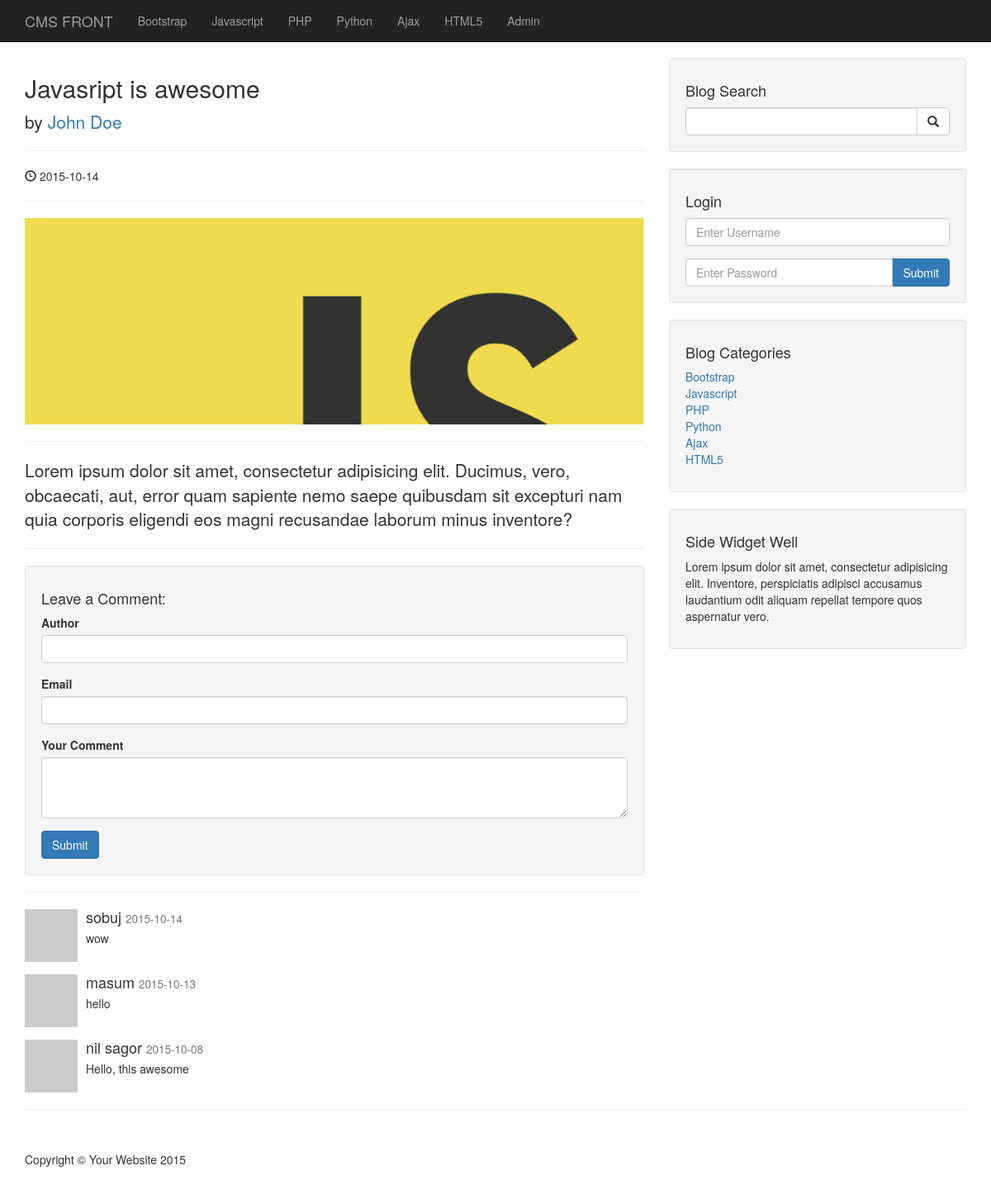
The app's page /post.php?p_id=1 with its own data.
### tables this page shows
CREATE TABLE IF NOT EXISTS `categories` (
  `cat_id` int(11) NOT NULL,
  `cat_title` varchar(255) DEFAULT NULL
);

CREATE TABLE IF NOT EXISTS `posts` (
  `post_id` int(11) NOT NULL,
  `post_category_id` int(3) DEFAULT NULL,
  `post_title` varchar(255) DEFAULT NULL,
  `post_author` varchar(255) DEFAULT NULL,
  `post_date` date DEFAULT NULL,
  `post_image` text,
  `post_content` text,
  `post_tags` varchar(255) DEFAULT NULL,
  `post_comment_count` int(11) DEFAULT NULL,
  `post_status` varchar(255) NOT NULL DEFAULT 'draft'
);

CREATE TABLE IF NOT EXISTS `comments` (
  `comment_id` int(3) NOT NULL,
  `comment_post_id` int(3) DEFAULT NULL,
  `comment_author` varchar(255) DEFAULT NULL,
  `comment_email` varchar(255) DEFAULT NULL,
  `comment_content` text,
  `comment_status` varchar(255) DEFAULT NULL,
  `comment_date` date DEFAULT NULL
);

### post.php (the view, shortened to what this page needs)
<?php include ('includes/db.php'); ?>
<?php include ('includes/header.php'); ?>
            <?php include ('includes/navigation.php'); ?>
    <div class="container">
        <div class="row">
            <div class="col-lg-8">
            <?php
            if(isset($_GET['p_id']))
            {
                $the_post_id=$_GET['p_id'];
            }
                $query="SELECT*FROM posts WHERE post_id=$the_post_id";
                $select_all_posts_query= mysqli_query($connection,$query);
                while($row=mysqli_fetch_assoc($select_all_posts_query)){
                $post_title=$row['post_title'];
                $post_author=$row['post_author'];
                $post_date=$row['post_date'];
                $post_image=$row['post_image'];
                $post_content=$row['post_content'];
                ?>
                <h2>
                <?php echo $post_title; ?>
                </h2>
                <p class="lead">
                    by <a href="#"><?php echo $post_author; ?></a>
                </p>
                <hr>
                <p><span class="glyphicon glyphicon-time"></span> <?php echo $post_date; ?></p>
                <hr>
                <img class="img-responsive" src="images/<?php echo $post_image; ?>" alt="">
                <hr>
                <p class="lead"><?php echo $post_content; ?></p>
                <hr>
            <?php } ?>
                <div class="well">
                    <h4>Leave a Comment:</h4>
                    <form action="" method="post" role="form">
                        <div class="form-group">
                            <label for="author">Author</label>
                            <input type="text" name="comment_author" class="form-control" name="comment_author">
                        </div>
                        <div class="form-group">
                            <label for="email">Email</label>
                            <input type="email" name="comment_email" class="form-control" name="comment_email">
                        </div>
                        <div class="form-group">
                            <label for="comment">Your Comment</label>
                            <textarea name="comment_content" class="form-control" rows="3"></textarea>
                        </div>
                        <button type="submit" name="create_comment" class="btn btn-primary">Submit</button>
                    </form>
                </div>
                <hr>
<?php
$query="SELECT * FROM comments WHERE comment_post_id={$the_post_id} ";
$query.="AND comment_status='approved' ";
$query.="ORDER BY comment_id DESC ";
$select_comment_query=mysqli_query($connection,$query);
while ( $row=mysqli_fetch_array($select_comment_query)) {
    $comment_date=$row['comment_date'];
    $comment_content=$row['comment_content'];
    $comment_author=$row['comment_author'];
?>
                <div class="media">
                    <a class="pull-left" href="#">
                        <img class="media-object" src="http://placehold.it/64x64" alt="">
                    </a>
                    <div class="media-body">
                        <h4 class="media-heading"><?php echo $comment_author; ?>
                            <small><?php echo $comment_date; ?></small>
                        </h4>
                        <?php echo $comment_content; ?>
                    </div>
                </div>
<?php }  ?>
            </div>
            <div class="col-md-4">
                <?php include ('includes/sidebar.php'); ?>
            </div>
        </div>
        <hr>
        <?php include ('includes/footer.php'); ?>

### includes/navigation.php (shortened to what this page needs)
<nav class="navbar navbar-inverse navbar-fixed-top" role="navigation">
       <div class="container">
           <div class="navbar-header">
               <a class="navbar-brand" href="index.php">CMS FRONT</a>
           </div>
           <div class="collapse navbar-collapse" id="bs-example-navbar-collapse-1">
               <ul class="nav navbar-nav">
                       <?php
                       $query="SELECT*FROM categories";
                       $select_all_categories_query= mysqli_query($connection,$query);
                       while($row=mysqli_fetch_assoc($select_all_categories_query)){
                       $cat_title=$row['cat_title'];
                       echo "<li><a href='#'>{$cat_title}</a></li>";
                       }
                       ?>
                   <li>
                       <a href="admin">Admin</a>
                   </li>
               </ul>
           </div>
       </div>
   </nav>

### includes/sidebar.php
    <div class="well">
        <form action="search.php"method="post">
            <h4>Blog Search</h4>
            <div class="input-group">
                <input name="search" type="text" class="form-control">
                <span class="input-group-btn">
                    <button name="submit" class="btn btn-default" type="submit">
                        <span class="glyphicon glyphicon-search"></span>
                </button>
                </span>
            </div>
        </form>
    </div>
    <div class="well">
        <form action="includes/login.php"method="post">
            <h4>Login</h4>
            <div class="form-group">
                <input name="username" type="text" class="form-control" placeholder="Enter Username" >
            </div>
            <div class="input-group">
                <input name="password" type="password" class="form-control" placeholder="Enter Password" >
                    <span class="input-group-btn">
                        <button class="btn btn-primary" name="login" type="login" >Submit </button>
                    </span>
            </div>
        </form>
    </div>
    <div class="well">
<?php
$query="SELECT*FROM categories";
$select_categories_sidebar= mysqli_query($connection,$query);
?>
        <h4>Blog Categories</h4>
        <div class="row">
            <div class="col-lg-12">
                <ul class="list-unstyled">
                <?php
    while($row=mysqli_fetch_assoc($select_categories_sidebar))
    {
        $cat_title=$row['cat_title'];
        $cat_id=$row['cat_id'];
        echo "<li><a href='category.php?category=$cat_id'>{$cat_title}</a></li>";
    }
                 ?>
                </ul>
            </div>
        </div>
    </div>
    <?php include('includes/widget.php'); ?>

### css/blog-post.css (style rules this page uses)
body { padding-top: 70px; }

### records on screen
categories: cat_title "Bootstrap"
categories: cat_title "Javascript"
categories: cat_title "PHP"
categories: cat_title "Python"
categories: cat_title "Ajax"
categories: cat_title "HTML5"
posts: post_title "Javasript is awesome", post_author "John Doe", post_date "2015-10-14", post_image (picture), post_content "Lorem ipsum dolor sit amet, consectetur adipisicing elit. Ducimus, vero, obcaecati, aut, error quam sapiente nemo saepe quibusdam sit excepturi nam quia corporis eligendi eos magni recusandae laborum minus inventore?"
comments: comment_author "sobuj", comment_date "2015-10-14", comment_content "wow"
comments: comment_author "masum", comment_date "2015-10-13", comment_content "hello"
comments: comment_author "nil sagor", comment_date "2015-10-08", comment_content "Hello, this awesome"
